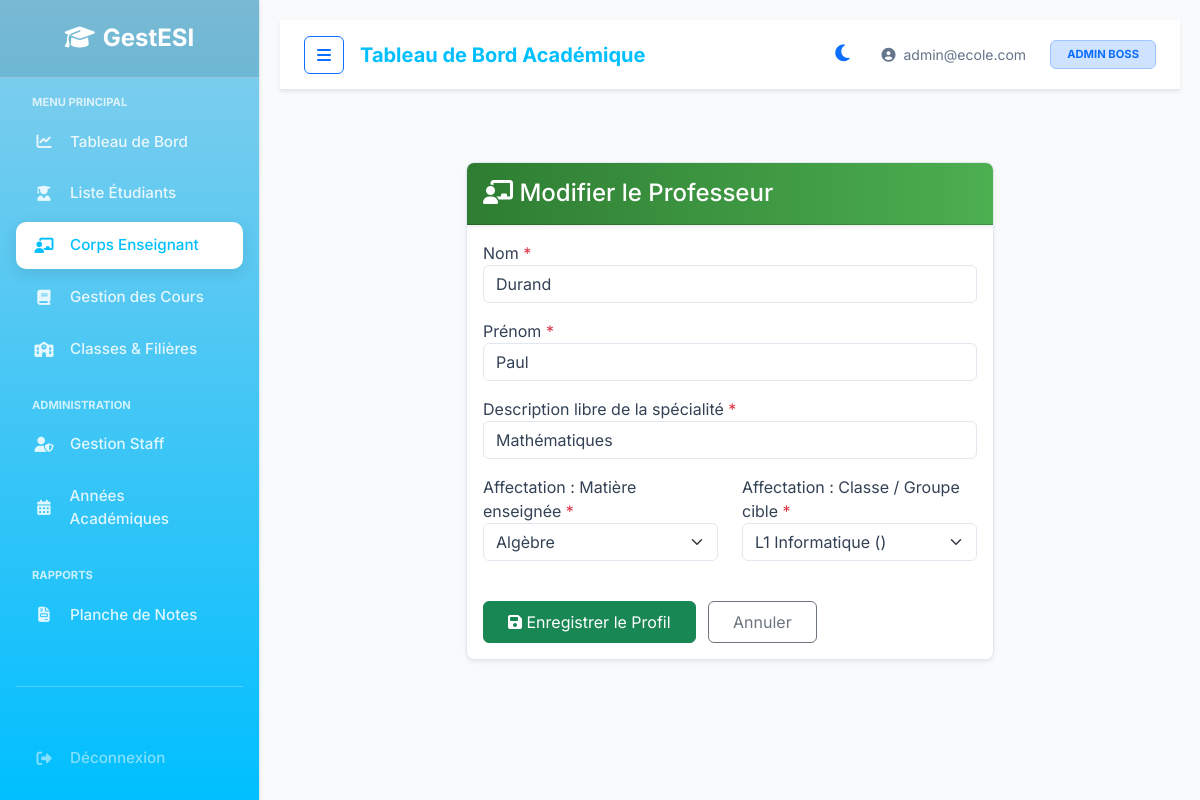
/index.php?url=teacher/edit/1 (signed in), run on the app's committed database.
### tables this page shows
CREATE TABLE IF NOT EXISTS professeur (
    id_prof INT AUTO_INCREMENT PRIMARY KEY,
    matricule VARCHAR(50) NOT NULL UNIQUE,
    nom VARCHAR(100) NOT NULL,
    prenom VARCHAR(100) NOT NULL,
    specialite VARCHAR(150),
    fk_user INT NOT NULL,
    FOREIGN KEY (fk_user) REFERENCES utilisateur(id_user) ON DELETE CASCADE
);

CREATE TABLE IF NOT EXISTS affectation_cours (
    id_affectation INT AUTO_INCREMENT PRIMARY KEY,
    fk_prof INT NOT NULL,
    fk_cours INT NOT NULL,
    fk_classe INT NOT NULL,
    fk_annee INT NOT NULL,
    FOREIGN KEY (fk_prof) REFERENCES professeur(id_prof) ON DELETE CASCADE,
    FOREIGN KEY (fk_cours) REFERENCES cours(id_cours) ON DELETE CASCADE,
    FOREIGN KEY (fk_classe) REFERENCES classe(id_classe) ON DELETE CASCADE,
    FOREIGN KEY (fk_annee) REFERENCES annee_academique(id_annee) ON DELETE CASCADE
);

CREATE TABLE IF NOT EXISTS cours (
    id_cours INT AUTO_INCREMENT PRIMARY KEY,
    ue_nom VARCHAR(150) NOT NULL DEFAULT 'UE Principale',
    libelle VARCHAR(150) NOT NULL,
    coefficient DECIMAL(3,1) NOT NULL DEFAULT 1.0
);

CREATE TABLE IF NOT EXISTS classe (
    id_classe INT AUTO_INCREMENT PRIMARY KEY,
    nom_classe VARCHAR(100) NOT NULL,
    niveau VARCHAR(100),
    fk_annee INT NOT NULL,
    FOREIGN KEY (fk_annee) REFERENCES annee_academique(id_annee) ON DELETE CASCADE
);

### app/Core/Router.php (called while the page is built, shortened)
<?php
class Router {
    protected $method = 'index';
    public function __construct() {
        $url = $this->parseUrl();
        if (isset($url[0]) && file_exists('../app/Controllers/' . ucfirst($url[0]) . 'Controller.php')) {
            unset($url[0]);
        }
        $this->controller = new $controllerClass;
        if (isset($url[1])) {
            if (method_exists($this->controller, $url[1])) {
                $this->method = $url[1];
                unset($url[1]);
            }
        }
        $this->params = $url ? array_values($url) : [];
        call_user_func_array([$this->controller, $this->method], $this->params);
    }
    public function parseUrl() {
        if (isset($_GET['url'])) {
            return explode('/', filter_var(rtrim($_GET['url'], '/'), FILTER_SANITIZE_URL));
        }
        return [];
    }
}

### public/index.php (called while the page is built, shortened)
<?php
$app = new Router();

### app/Core/Security.php (called while the page is built, shortened)
<?php
class Security {
    public static function escape($html) {
        return htmlspecialchars($html, ENT_QUOTES | ENT_HTML5, 'UTF-8');
    }
}

### app/Views/teacher/form.php (the view, shortened to what this page needs)
<?php require_once '../app/Views/layout/header.php'; ?>
<div class="row">
    <div class="col-md-8 mx-auto mt-4">
        <div class="card border-0 shadow-sm rounded-3 overflow-hidden">
            <div class="card-header text-white py-3 shadow-sm" style="background: linear-gradient(90deg, #2E7D32, #4CAF50);">
                <h4 class="m-0"><i class="fas fa-chalkboard-teacher"></i> <?php echo htmlspecialchars($title ?? 'Formulaire Enseignant'); ?></h4>
            </div>
            <div class="card-body">
                <form action="<?php echo BASE_URL; ?>/index.php?url=teacher/<?php echo $action; ?>" method="POST">
                    <div class="mb-3">
                        <label>Nom <span class="text-danger">*</span></label>
                        <input type="text" name="nom" class="form-control" value="<?php echo isset($teacher) ? \App\Core\Security::escape($teacher->nom) : ''; ?>" required>
                    </div>
                    <div class="mb-3">
                        <label>Prénom <span class="text-danger">*</span></label>
                        <input type="text" name="prenom" class="form-control" value="<?php echo isset($teacher) ? \App\Core\Security::escape($teacher->prenom) : ''; ?>" required>
                    </div>
                    <div class="row mb-4">
                        <div class="col-md-12 mb-3">
                            <label>Description libre de la spécialité <span class="text-danger">*</span></label>
                            <input type="text" name="specialite" class="form-control" placeholder="ex: Prof. certifié de Mathématiques" value="<?php echo isset($teacher) ? \App\Core\Security::escape($teacher->specialite) : ''; ?>" required>
                        </div>
                        <div class="col-md-6 mb-3">
                            <label>Affectation : Matière enseignée <span class="text-danger">*</span></label>
                            <select name="fk_cours" class="form-select" required>
                                <?php if(isset($courses)): foreach($courses as $c): ?>
                                    <option value="<?php echo $c->id_cours; ?>" <?php echo (isset($teacher->fk_cours) && $teacher->fk_cours == $c->id_cours) ? 'selected' : ''; ?>>
                                        <?php echo \App\Core\Security::escape($c->libelle); ?>
                                    </option>
                                <?php endforeach; endif; ?>
                            </select>
                        </div>
                        <div class="col-md-6 mb-3">
                            <label>Affectation : Classe / Groupe cible <span class="text-danger">*</span></label>
                            <select name="fk_classe" class="form-select" required>
                                <?php if(isset($classes)): foreach($classes as $cl): ?>
                                    <option value="<?php echo $cl->id_classe; ?>" <?php echo (isset($teacher->fk_classe) && $teacher->fk_classe == $cl->id_classe) ? 'selected' : ''; ?>>
                                        <?php echo \App\Core\Security::escape($cl->nom_classe); ?> (<?php echo \App\Core\Security::escape($cl->niveau); ?>)
                                    </option>
                                <?php endforeach; endif; ?>
                            </select>
                        </div>
                    </div>
                    <button class="btn btn-success px-4 py-2"><i class="fas fa-save"></i> Enregistrer le Profil</button>
                    <a href="<?php echo BASE_URL; ?>/index.php?url=teacher" class="btn btn-outline-secondary px-4 py-2 ms-2">Annuler</a>
                </form>
            </div>
        </div>
    </div>
</div>
<?php require_once '../app/Views/layout/footer.php'; ?>

### public/css/style.css (style rules this page uses)
:root { --primary-color: #00BFFF; --secondary-color: #87CEEB; --accent-color: #0097a7; --body-bg: #f8fafc; --card-bg: #ffffff; --navbar-bg: #ffffff; --sidebar-gradient: linear-gradient(180deg, #87CEEB 0%, #00BFFF 100%); --text-main: #334155; --text-muted: #64748b; --text-on-primary: #ffffff; --border-color: #e2e8f0; --input-bg: #ffffff; --table-header-bg: #2c3e50; --table-hover: #f1f5f9; }
body { font-family: 'Inter', 'Segoe UI', sans-serif; background-color: var(--body-bg); color: var(--text-main); transition: background-color 0.3s ease, color 0.3s ease; }
.card { background-color: var(--card-bg) !important; border: 1px solid var(--border-color) !important; color: var(--text-main); }
.form-control, .form-select { background-color: var(--input-bg) !important; border: 1px solid var(--border-color) !important; color: var(--text-main) !important; }

### data on the page
professeur: nom "Durand", prenom "Paul", specialite "Mathématiques"
affectation_cours: fk_cours "Algèbre", fk_classe "L1 Informatique ()"

### other printed values
APP_NAME "GestESI"
$_SESSION['email'] "admin@ecole.com"
$roles[$_SESSION['role']] "ADMIN BOSS"
$title "Modifier le Professeur"
